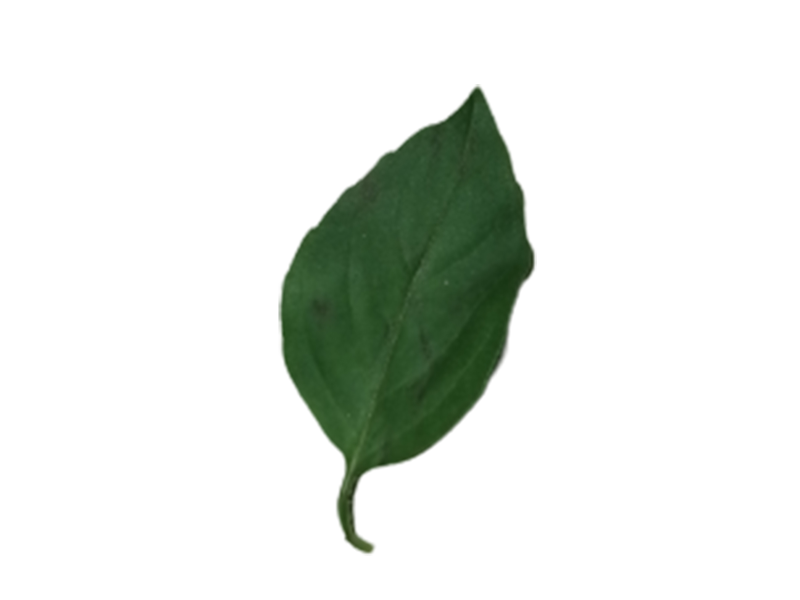
#> input picture Dataset/Kemangi/001.jpg, 1600 x 1200 px (shown at 1/2 size)
$ python test.py
#> lines starting #> are read from the running program, lines starting #| are printed output that depends on the picture; after the words box and inside, x2 and y2 are one past the last pixel; in counts of white or black regions, pixels touching at a corner belong together
import cv2
import numpy as np
import glob

# # Membaca Image
image = cv2.imread("Dataset/Kemangi/001.jpg")
#> image is the input picture: shape (1200, 1600, 3); mean B, G, R 226.3, 231.2, 226.9
# # print(image)
# print(image.shape)
#
# # cv2.imshow("001", image)
#
# # resize image (ignore aspect ratio)
im_resized = cv2.resize(image, (400,400))
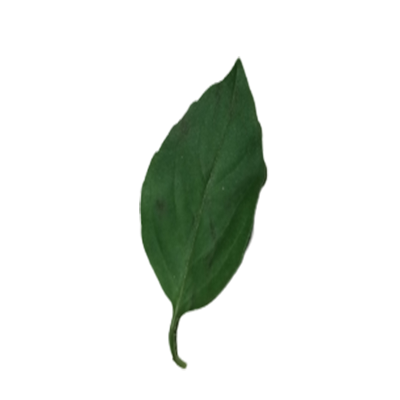
#> im_resized: shape (400, 400, 3); mean B, G, R 226.4, 231.3, 226.9
# # cv2.imshow('im_resized',im_resized)
#
# # # adjust image contrast
# im_adjusted = cv2.addWeighted(im_resized, 1.5, np.zeros(im_resized.shape, im_resized.dtype), 0, -100)
# cv2.imshow('im_adjusted', im_adjusted)
#
# #
# # # convert image to grayscale\n",
# # im_gray = cv2.cvtColor(im_resized, cv2.COLOR_BGR2GRAY),
# # cv2.imshow('Original Image',im_resized)
# # cv2.imshow('Grayscale Image',im_gray)
#
# # detect edges
# im_edges = cv2.Canny(im_resized, 100, 200)
#
# cv2.imshow("Original Image", im_resized)
# cv2.imshow("Detected Edges", im_edges)


imdir = 'Dataset/Kemangi/'
ext = ['jpg']

files = []
[files.extend(glob.glob(imdir + '*.' + e)) for e in ext]

images = [cv2.imread(file) for file in files]
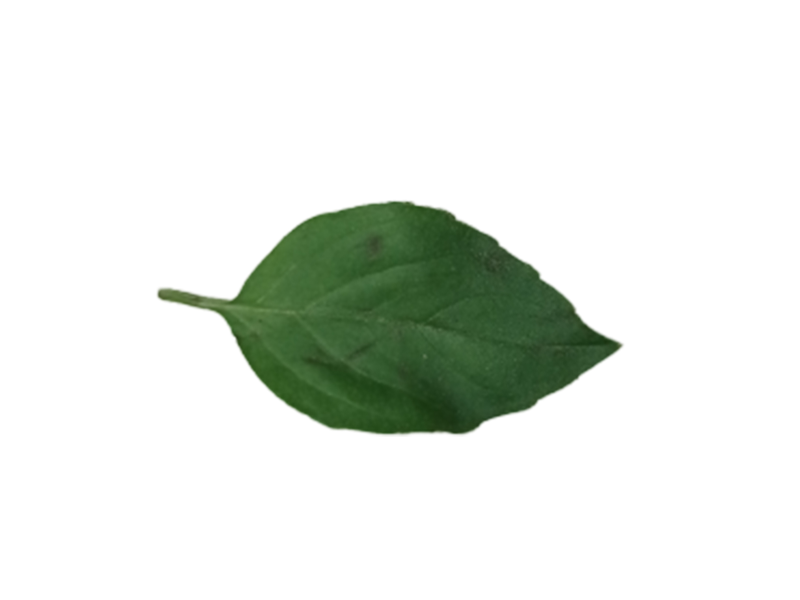
#> input picture Dataset/Kemangi/002.jpg, 1600 x 1200 px (shown at 1/2 size)
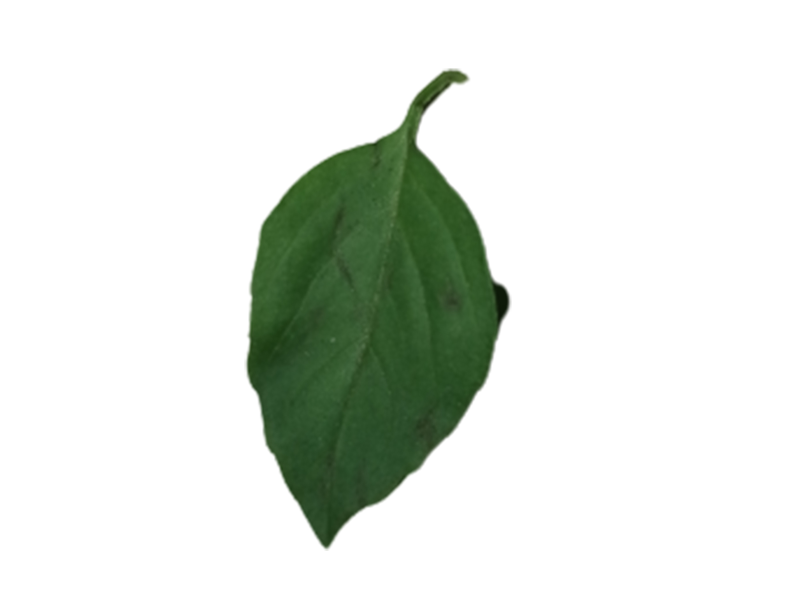
#> input picture Dataset/Kemangi/003.jpg, 1600 x 1200 px (shown at 1/2 size)
#> images = 3 items

i = 1
for img in images:
    im_adjusted = cv2.addWeighted(img, 2.5, np.zeros(img.shape, img.dtype), 0, -100)
    im_edges = cv2.Canny(im_adjusted, 100, 200)
    im_name = "Dataset/kemangi_edges_test/" + str(i) + ".jpg"
    cv2.imwrite(im_name, im_edges)
    i += 1
#> this loop made 3 passes
#> im_name on passes 1 to 3: 'Dataset/kemangi_edges_test/1.jpg', 'Dataset/kemangi_edges_test/2.jpg', 'Dataset/kemangi_edges_test/3.jpg'
#> pass 1, `im_adjusted = cv2.addWeighted(img, 2.5, np.zeros(img.shape, img.dtype)..`:
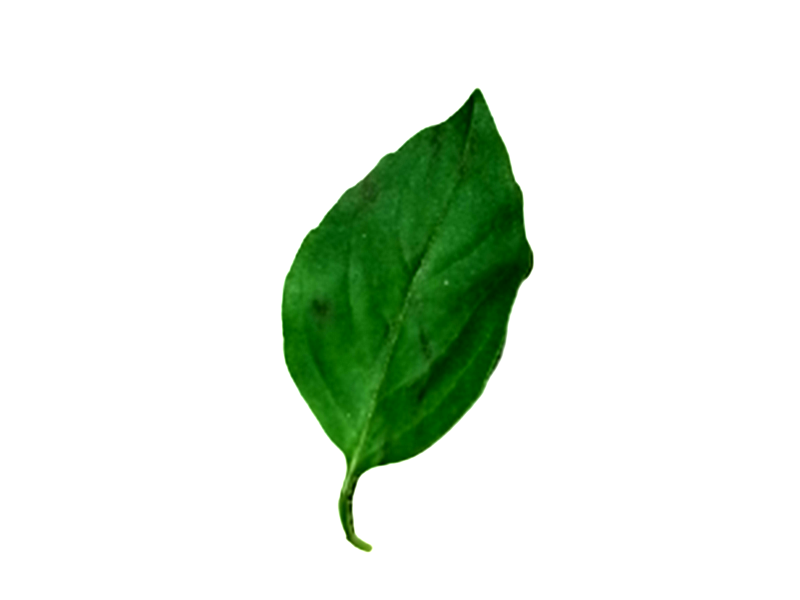
#> im_adjusted: shape (1200, 1600, 3) (shown at 1/2 size); mean B, G, R 222.7, 234, 223.5
#> pass 1, `im_edges = cv2.Canny(im_adjusted, 100, 200)`:
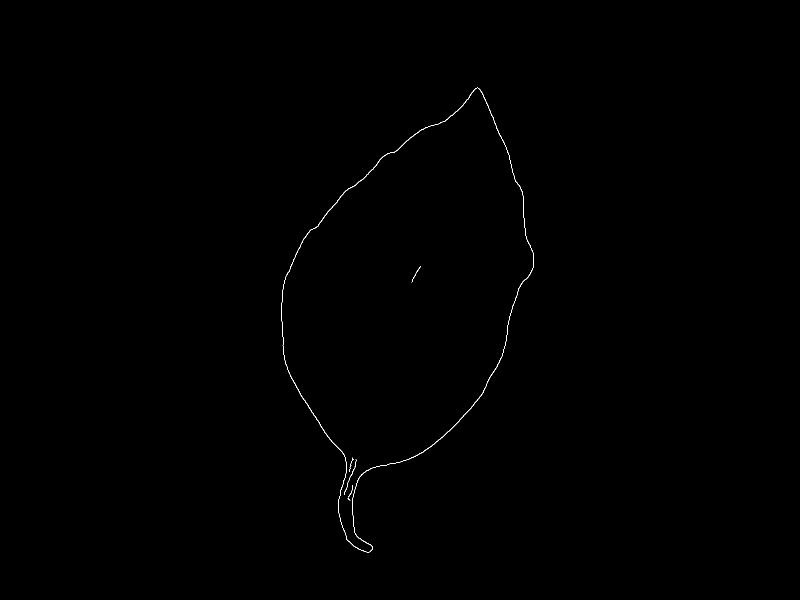
#> im_edges: shape (1200, 1600) (shown at 1/2 size); 0.16% white in thin lines or dots, all inside (x1, y1, x2, y2) = (562, 175, 1068, 1105)
#> pass 2, `im_edges = cv2.Canny(im_adjusted, 100, 200)`:
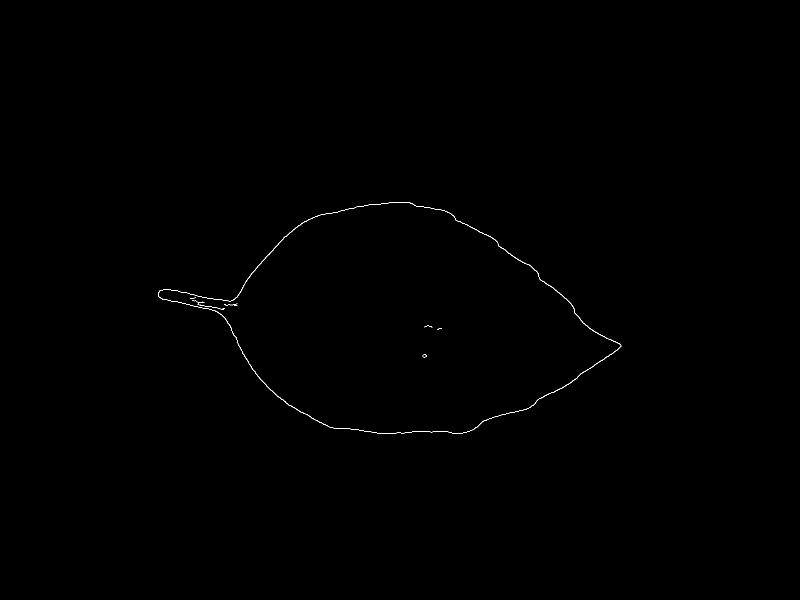
#> im_edges: shape (1200, 1600) (shown at 1/2 size); 0.15% white in thin lines or dots, all inside (x1, y1, x2, y2) = (317, 404, 1243, 868)
#> after the loop:
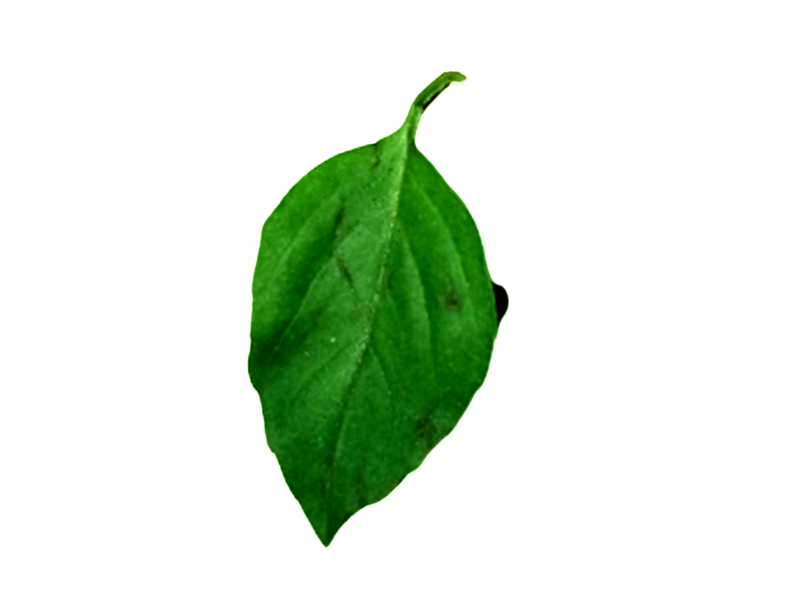
#> im_adjusted: shape (1200, 1600, 3) (shown at 1/2 size); mean B, G, R 217.9, 233.3, 220.1
#> after the loop, i = 4
